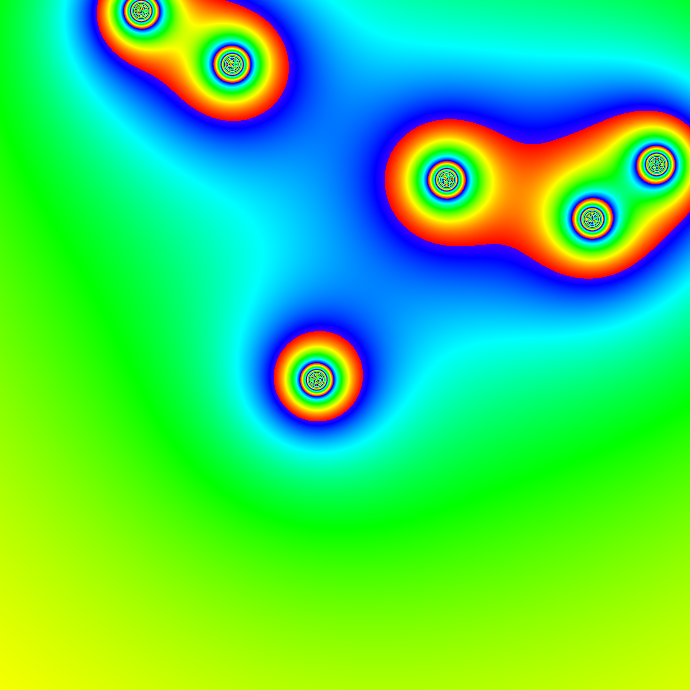
Frame 1 (no input)
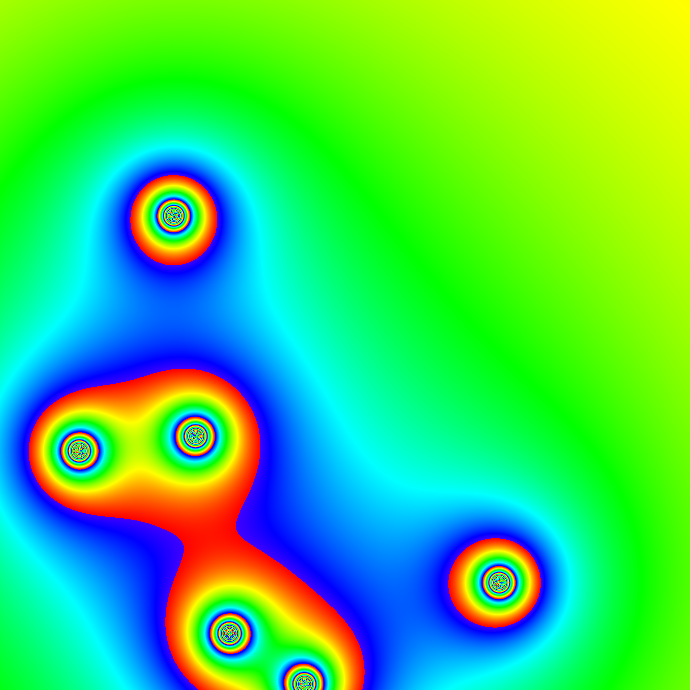
Frame 60 (the mouse pressed at the canvas centre just before this capture)
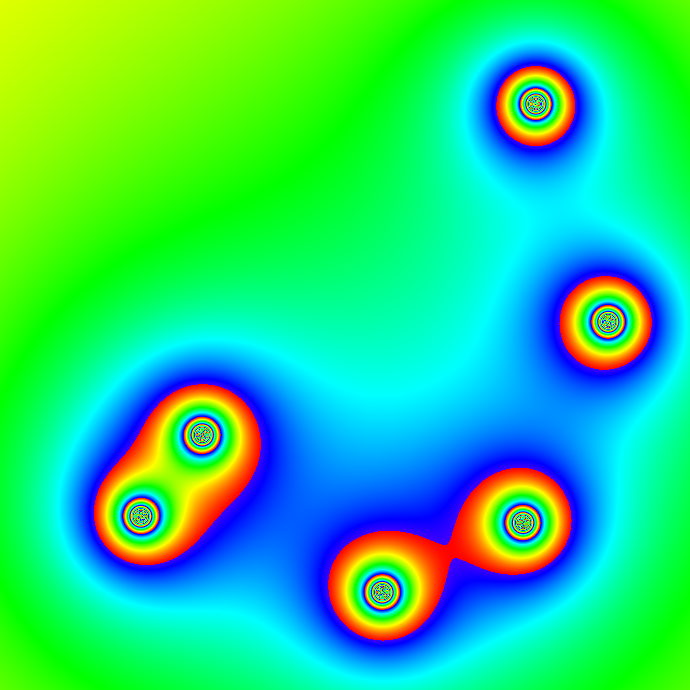
Frame 120 (the mouse held since frame 60 and released just before this capture)

The Processing sketch that drew these frames (run headless with seeded random() and noise(); from frame 60 on, the mouse is pressed at the canvas centre):

// Processing sketch: main
// ── main.pde
MetaSurface metaSurface;

void setup()
{
  surface.setTitle("Metaballs");
  surface.setResizable(false);
  surface.setLocation(displayWidth / 3, floor(0.1 * displayHeight));

  createMetaSurface();

  size(690, 690);
  colorMode(HSB, 360, 255, 255);
}

void createMetaSurface()
{
  var capacity = 6;
  metaSurface = new MetaSurface(capacity);
}

void draw()
{
  background(0);

  metaSurface.animate();
  metaSurface.render();
}

// ── MetaSurface.pde
class MetaSurface
{

  private ArrayList<Metaball> metaballs;
  private float[] metaHues;

  /* Constructor definition */
  public MetaSurface(int capacity)
  {
    this.createMetaballs(capacity);
    this.metaHues = new float[width * (height + 1)];
  }

  /* Function definition */
  private void createMetaballs(int capacity)
  {
    this.metaballs = new ArrayList<Metaball>();

    for (int b = 0; b < capacity; b++)
    {
      var posX = random(width);
      var posY = random(height);
      var position = new PVector(posX, posY);
      var radius = pow(PI, 4.7);

      this.metaballs.add(new Metaball(position, radius));
    }
  }

  public void animate()
  {
    if (this.metaballs != null)
    {
      this.updateMetaHues();

      for (var metaball : this.metaballs)
        metaball.animate();
    }
  }

  private void updateMetaHues()
  {
    for (int x = 0; x < width; x++)
    {
      for (int y = 0; y < height; y++)
      {
        var pixelIndex = x + y * width;

        var metaHue = 0f;
        for (var metaball : this.metaballs)
        {
          var position = metaball.getPosition();
          var mX = position.x;
          var mY = position.y;

          var distance = dist(x, y, mX, mY);
          var metaTerm = metaball.getRadius() / distance;
          var scalar = pow(PI, 3);
          metaTerm *= scalar;

          metaHue += metaTerm;
        }

        this.metaHues[pixelIndex] = metaHue;
      }
    }
  }

  public void render()
  {
    if (this.metaballs != null)
    {
      loadPixels();
      for (int x = 0; x < width; x++)
      {
        for (int y = 0; y < height; y++)
        {
          var pixelIndex = x + y * width;
          var metaHue = this.metaHues[pixelIndex];

          /*
           * We can also change the patterns of
           * the metaballs, by modulating the metaHue
           * variable, by the parameter modulo.
           * Some really interesting values are
           * given below:
           *
           * --> 21
           * --> 210
           * --> 255
           * --> 360
           */
          var modulo = 255;
          metaHue %= modulo;
          var metaColor = color(metaHue, 255, 255);

          pixels[pixelIndex] = metaColor;
        }
      }
      updatePixels();
    }
  }
}

// ── Metaball.pde
class Metaball
{

  private PVector velocity;
  private PVector position;
  private float radius;

  /* Constructor definition */
  public Metaball(PVector position, float radius)
  {
    this.position = position;
    this.radius = radius;

    var phi = (1 + sqrt(5)) / 2;
    var scalar = pow(TAU, phi);
    this.velocity = PVector.random2D();
    this.velocity.mult(scalar);
  }

  /* Function definition */
  public float getRadius()
  {
    return this.radius;
  }

  public PVector getPosition()
  {
    return this.position;
  }

  public void animate()
  {
    this.checkBounds();
    this.position.add(this.velocity);
  }

  private void checkBounds()
  {
    var isOutOfBoundsX = (this.position.x >= width || 
                          this.position.x <= 0);
    if (isOutOfBoundsX)
      this.velocity.x *= -1;

    var isOutOfBoundsY = (this.position.y >= height ||
                          this.position.y <= 0);
    if (isOutOfBoundsY)
      this.velocity.y *= -1;
  }
}
